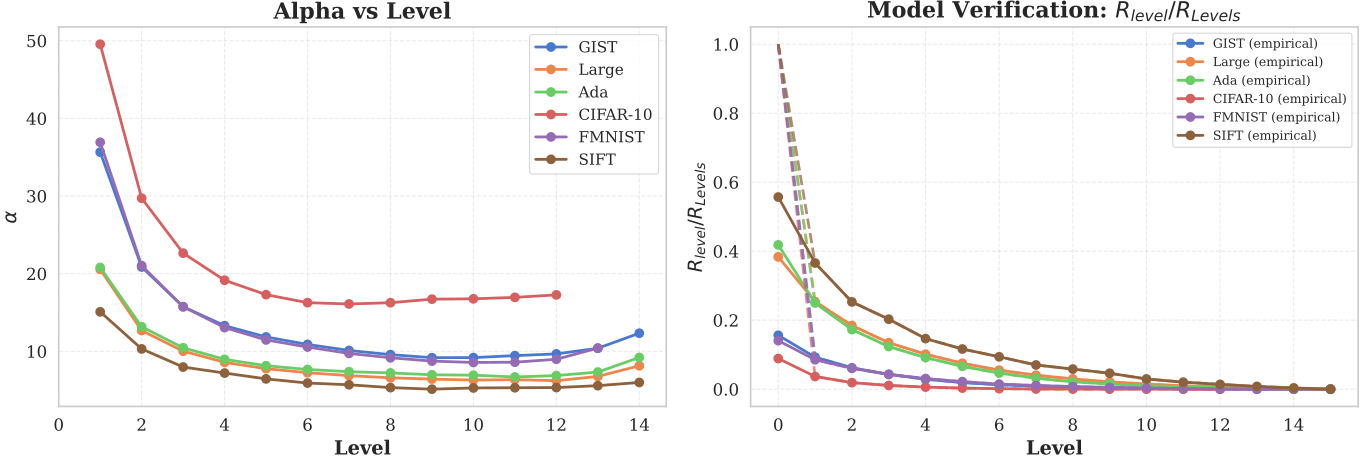

Generate this figure with Python:
import matplotlib.pyplot as plt
import numpy as np
import seaborn as sns

# Data from experiment.py
ALL_DATASETS = ['gist1m', 'openai', 'ada002', 'cifar10', 'fmnist', 'sift100m']

palette = sns.color_palette("muted", len(ALL_DATASETS))
COLORS = {}
for i, dataset in enumerate(ALL_DATASETS):
    COLORS[dataset] = palette[i]

sns.set_theme(style="whitegrid", context="paper")
plt.rcParams.update({
    'font.size': 14,
    'axes.titlesize': 16,
    'axes.labelsize': 14,
    'xtick.labelsize': 12,
    'ytick.labelsize': 12,
    'legend.fontsize': 11,
    'figure.titlesize': 18,
    'lines.linewidth': 2.5,
    'lines.markersize': 8,
    'grid.linewidth': 0.8,
    'axes.linewidth': 1.2,
    'font.family': 'serif',
    'font.serif': ['Times New Roman', 'DejaVu Serif'],
    'text.usetex': False,
    'figure.dpi': 150,
    'savefig.dpi': 300,
    'savefig.bbox': 'tight',
    'savefig.pad_inches': 0.0
})

MEANS = {
    'fmnist': np.array([
        0.859354, 0.914717, 0.939521, 0.957099, 0.969248, 0.978117,
        0.98532, 0.989339, 0.992475, 0.994735, 0.996692, 0.998175,
        0.999242, 0.99988, 1.0, 1.0
    ]),
    'ada002': np.array([
        0.581766, 0.75009, 0.827124, 0.876467, 0.908518, 0.933796,
        0.953416, 0.968043, 0.97873, 0.984813, 0.990145, 0.992652,
        0.995929, 0.998257, 0.999815, 1.0
    ]),
    'cifar10': np.array([
        0.911152, 0.963258, 0.980995, 0.989213, 0.993947, 0.996868,
        0.998507, 0.999454, 0.999829, 0.999956, 0.999986, 0.999996,
        0.999999, 1.0, 1.0, 1.0
    ]),
    'openai': np.array([
        0.616568, 0.745965, 0.815452, 0.865332, 0.898637, 0.924804,
        0.944917, 0.959483, 0.970237, 0.978827, 0.984965, 0.990501,
        0.993083, 0.997171, 0.999499, 1.0
    ]),
    'gist1m': np.array([
        0.843764, 0.9072, 0.938082, 0.957089, 0.971187, 0.980759,
        0.987161, 0.991078, 0.993944, 0.995952, 0.997824, 0.999018,
        0.999563, 0.999878, 0.99999, 1.0
    ]),
    'sift100m': np.array([
        0.44304, 0.634245, 0.747081, 0.797146, 0.853415, 0.883571,
        0.906163, 0.929874, 0.941732, 0.953818, 0.970477, 0.979637,
        0.985992, 0.992041, 0.996273, 1.0
    ])
}

DATASET_NAMES = {
    'gist1m': 'GIST',
    'sift100m': 'SIFT',
    'fmnist': 'FMNIST',
    'cifar10': 'CIFAR-10',
    'ada002': 'Ada',
    'openai': 'Large'
}

levels = np.arange(16)
Levels = 15  # Maximum level (0-indexed, so 16 levels total)

# Compute alpha for each dataset and level
# From: 1 - e^(-alpha*level/Levels) = LB_level/|x-q|
# => e^(-alpha*level/Levels) = 1 - MEANS[dataset][level]
# => -alpha*level/Levels = log(1 - MEANS[dataset][level])
# => alpha = -Levels * log(1 - MEANS[dataset][level]) / level

alphas = {}
for dataset in ALL_DATASETS:
    alpha_values = []
    for level in levels:
        if level == 0:
            # Can't compute alpha at level 0 (division by zero)
            alpha_values.append(np.nan)
        else:
            lb_ratio = MEANS[dataset][level]
            if lb_ratio >= 1.0:
                # log(0) or log(negative) - cap at very small value
                alpha_values.append(np.nan)
            else:
                alpha = -Levels * np.log(1 - lb_ratio) / level
                alpha_values.append(alpha)
    alphas[dataset] = np.array(alpha_values)

# Create two subplots side by side
fig, (ax1, ax2) = plt.subplots(1, 2, figsize=(14, 5))

# Plot 1: Alpha vs Level
ax1.set_title('Alpha vs Level', fontweight='bold', fontsize=16)
ax1.set_xlabel('Level', fontweight='bold', fontsize=14)
ax1.set_ylabel(r'$\alpha$', fontweight='bold', fontsize=14)

for dataset in ALL_DATASETS:
    valid_levels = levels[1:]  # Skip level 0
    valid_alphas = alphas[dataset][1:]
    # Filter out NaN values
    mask = ~np.isnan(valid_alphas)
    ax1.plot(valid_levels[mask], valid_alphas[mask], 'o-', 
             label=DATASET_NAMES[dataset], color=COLORS[dataset],
             linewidth=2, markersize=6)

ax1.grid(True, linestyle='--', alpha=0.4)
ax1.legend(loc='best', frameon=True)
ax1.set_xticks(np.arange(0, 16, 2))

# Plot 2: Theoretical vs Empirical R_level/R_Levels
# Empirical: R_level/R_Levels = 1 - MEANS[dataset][level]
# Theoretical: e^(-alpha*level/Levels) using computed alpha

ax2.set_title('Model Verification: $R_{level}/R_{Levels}$', fontweight='bold', fontsize=16)
ax2.set_xlabel('Level', fontweight='bold', fontsize=14)
ax2.set_ylabel('$R_{level}/R_{Levels}$', fontweight='bold', fontsize=14)

for dataset in ALL_DATASETS:
    # Empirical values
    empirical = 1 - MEANS[dataset]
    
    # Theoretical values using computed alpha
    theoretical = []
    for level in levels:
        if level == 0:
            theoretical.append(1.0)  # At level 0, R_0/R_Levels = 1
        else:
            alpha = alphas[dataset][level]
            if np.isnan(alpha):
                theoretical.append(np.nan)
            else:
                theoretical.append(np.exp(-alpha * level / Levels))
    theoretical = np.array(theoretical)
    
    # Plot empirical (solid line)
    ax2.plot(levels, empirical, 'o-', 
             label=f'{DATASET_NAMES[dataset]} (empirical)', 
             color=COLORS[dataset], linewidth=2, markersize=6)
    
    # Plot theoretical (dashed line)
    mask = ~np.isnan(theoretical)
    ax2.plot(levels[mask], theoretical[mask], '--', 
             color=COLORS[dataset], linewidth=2, alpha=0.7)

ax2.grid(True, linestyle='--', alpha=0.4)
ax2.legend(loc='best', frameon=True, fontsize=9)
ax2.set_xticks(np.arange(0, 16, 2))

fig.tight_layout()
fig.savefig("/home/akash/faiss-pano/benchs/experiment_alpha.pdf", dpi=300, pad_inches=0.01)
fig.savefig("/home/akash/faiss-pano/benchs/experiment_alpha.png", dpi=300, pad_inches=0.01)

print("Alpha analysis plots saved!")

# Print some statistics
print("\n=== Alpha Statistics ===")
for dataset in ALL_DATASETS:
    valid_alphas = alphas[dataset][~np.isnan(alphas[dataset])]
    if len(valid_alphas) > 0:
        print(f"{DATASET_NAMES[dataset]:10s}: mean={np.mean(valid_alphas):.3f}, std={np.std(valid_alphas):.3f}, "
              f"min={np.min(valid_alphas):.3f}, max={np.max(valid_alphas):.3f}")
